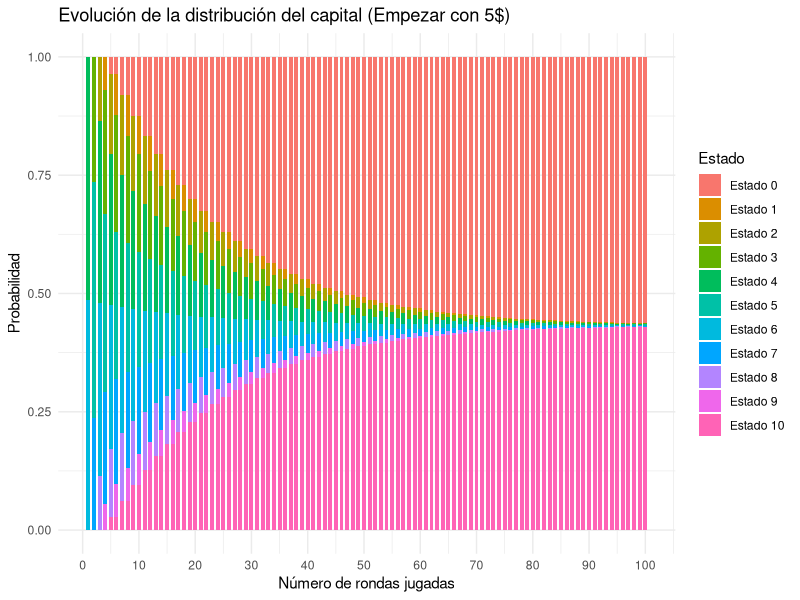

Write the R code that produced this figure. (Note: a time limit stopped this script after it produced the figure.)
#Codigó Realizado por Sergio Diaz Vera y Julián Espinosa


# Teoria ------------------------------------------------------------------

# Parámetros
N <- 10
p <- 18/37
q <- 19/37

# Construcción de la matriz P
P <- matrix(0, nrow = N+1, ncol = N+1)

P[1,1] <- 1     # estado 0 absorbente
P[N+1,N+1] <- 1 # estado N absorbente

for(i in 2:N){
  P[i, i-1] <- q
  P[i, i+1] <- p
}

# Distribución inicial: empezar con 5 dólares
lambda <- rep(0, N+1)
lambda[6] <- 1   

# Calcular lambda P^n para n <= 100
num_rounds <- 100
distributions <- matrix(0, nrow = num_rounds, ncol = N+1)

current <- lambda

for(n in 1:num_rounds){
  current <- current %*% P
  distributions[n,] <- current
}



# Graficos ----------------------------------------------------------------
library(ggplot2)
library(reshape2)


df <- as.data.frame(distributions)
df$round <- 1:num_rounds

df.m <- melt(df, id.vars = "round")
df.m$variable <- factor(df.m$variable,
                        labels = paste("Estado", 0:10))
ggplot(df.m, aes(x = round, y = value, fill = variable)) +
  geom_bar(stat = "identity", position = "stack", width = 0.7) +
  scale_x_continuous(breaks = seq(0, 100, by = 10)) +
  labs(
    title = "Evolución de la distribución del capital (Empezar con 5$)",
    x = "Número de rondas jugadas",
    y = "Probabilidad",
    fill = "Estado"
  ) +
  theme_minimal()



# Simulación Monte Carlo --------------------------------------------------

#librerias
library(dplyr)
library(tidyr)
library(gridExtra)

# Ruleta Europea (37 números: 0-36)
prob_europea <- list(
  color =18/37,          
  docena =12/37,
  seisena =6/37,
  cuadro =4/37,
  semipleno =2/37,
  pleno = 1/37)


# Ruleta Americana (38 números: 0, 00, 1-36)
prob_americana <- list(
  color =18/38,          
  docena =12/38,
  seisena =6/38,
  cuadro =4/38,
  semipleno =2/38,
  pleno = 1/38)


# Pagos según tipo de apuesta
pagos <- list(
  color = 1,           
  docena =2,
  seisena =5,
  cuadro =8,
  semipleno =17,
  pleno =35
)



simular_ruleta <- function(capital_inicial, objetivo, tipo_apuesta, 
                           tipo_ruleta = "europea", n_sim = 100000) {
  
  # Seleccionar probabilidades según tipo de ruleta
  probs <- if(tipo_ruleta == "europea") prob_europea else prob_americana
  p_ganar <- probs[[tipo_apuesta]]
  pago <- pagos[[tipo_apuesta]]
  
  # Vectores para almacenar resultados
  exito <- numeric(n_sim)
  tiempo_absorcion <- numeric(n_sim)
  
  for(sim in 1:n_sim) {
    capital <- capital_inicial
    pasos <- 0
    
    while(capital > 0 && capital < objetivo) {
      # Realizar apuesta de 1 unidad
      if(runif(1) < p_ganar) {
        capital <- capital + pago  # Gana
      } else {
        capital <- capital - 1      # Pierde
      }
      pasos <- pasos + 1
      
      # Límite de seguridad (evitar loops infinitos)
      if(pasos > 100000) break
    }
    
    exito[sim] <- ifelse(capital >= objetivo, 1, 0)
    tiempo_absorcion[sim] <- pasos
  }
  
  return(list(
    prob_exito = mean(exito),
    tiempo_medio = mean(tiempo_absorcion),
    tiempo_sd = sd(tiempo_absorcion),
    todos_tiempos = tiempo_absorcion,
    capital_inicial = capital_inicial,
    objetivo = objetivo,
    tipo_apuesta = tipo_apuesta,
    tipo_ruleta = tipo_ruleta
  ))
}

##Función teoria

calcular_teorico <- function(capital_inicial, objetivo, p_ganar) {
  q <- 1 - p_ganar
  N <- objetivo
  i <- capital_inicial
  
  if(p_ganar == 0.5) {
    # Caso juego justo
    h_i <- (N - i) / N  # Prob. ruina
    k_i <- i * N - i^2  # Tiempo esperado
  } else {
    # Caso juego no justo
    ratio <- q / p_ganar
    h_i <- (ratio^i - ratio^N) / (1 - ratio^N)
    k_i <- i/(q - p_ganar) - N/(q - p_ganar) * (1 - ratio^i)/(1 - ratio^N)
  }
  
  return(list(
    prob_exito = 1 - h_i,
    tiempo_esperado = k_i
  ))
}

## Función matriz transicion

construir_matriz_transicion <- function(capital_inicial, objetivo, p_ganar, pago) {
  N <- objetivo
  n_estados <- N + 1  # Estados de 0 a N
  P <- matrix(0, nrow = n_estados, ncol = n_estados)
  
  # Estado 0 (arruinado)
  P[1, 1] <- 1
  
  # Estado N (objetivo alcanzado)
  P[n_estados, n_estados] <- 1
  
  # Estados intermedios
  for(i in 1:(n_estados - 2)) {
    capital_actual <- i
    # Si gana
    nuevo_capital_ganar <- min(capital_actual + pago, N)
    P[i + 1, nuevo_capital_ganar + 1] <- p_ganar
    
    # Si pierde
    nuevo_capital_perder <- max(capital_actual - 1, 0)
    P[i + 1, nuevo_capital_perder + 1] <- 1 - p_ganar
  }
  
  return(P)
}



analizar_matriz <- function(P, capital_inicial, n_pasos = 100) {
  n_estados <- nrow(P)
  
  # Distribución inicial
  lambda <- rep(0, n_estados)
  lambda[capital_inicial + 1] <- 1  # +1 por indexación en R
  
  # Calcular distribuciones para n pasos
  distribuciones <- matrix(0, nrow = n_pasos + 1, ncol = n_estados)
  distribuciones[1, ] <- lambda
  
  P_n <- P
  for(n in 1:n_pasos) {
    lambda <- lambda %*% P_n
    distribuciones[n + 1, ] <- lambda
    P_n <- P_n %*% P
  }
  
  return(list(
    matriz = P,
    distribuciones = distribuciones,
    prob_absorcion_0 = distribuciones[n_pasos + 1, 1],
    prob_absorcion_N = distribuciones[n_pasos + 1, n_estados]
  ))
}

# ----------------------------------------------------------------------------
# FUNCIÓN: VISUALIZAR MATRIZ DE TRANSICIÓN
# ----------------------------------------------------------------------------

visualizar_matriz <- function(P, titulo = "Matriz de Transición") {
  n <- nrow(P)
  
  # Convertir a formato largo para ggplot
  df_matriz <- expand.grid(
    Estado_Origen = 0:(n-1),
    Estado_Destino = 0:(n-1)
  )
  df_matriz$Probabilidad <- as.vector(t(P))
  
  # Filtrar solo probabilidades > 0 para mejor visualización
  df_matriz <- df_matriz %>% filter(Probabilidad > 0.001)
  
  p <- ggplot(df_matriz, aes(x = Estado_Origen, y = Estado_Destino, 
                             fill = Probabilidad)) +
    geom_tile(color = "white", size = 0.5) +
    scale_fill_gradient(low = "#FFF5E1", high = "#C41E3A", 
                        limits = c(0, 1)) +
    labs(
      title = titulo,
      x = "Estado Actual (Capital)",
      y = "Estado Siguiente (Capital)",
      fill = "Probabilidad"
    ) +
    theme_minimal() +
    theme(
      plot.title = element_text(face = "bold", size = 12),
      panel.grid = element_blank()
    ) +
    coord_fixed()
  
  return(p)
}



# Simulaciones ------------------------------------------------------------


# Configuraciones a probar
configuraciones <- expand.grid(
  capital_inicial = c(5, 50),
  tipo_apuesta = c("color", "docena","seisena","cuadro","semipleno", "pleno"),
  tipo_ruleta = c("europea", "americana"),
  stringsAsFactors = FALSE
)

# Ejecutar simulaciones
cat("Ejecutando simulaciones...\n")
resultados <- list()

set.seed(11)
for(i in 1:nrow(configuraciones)) {
  config <- configuraciones[i, ]
  objetivo <- config$capital_inicial * 2  # Duplicar capital
  
  cat(sprintf("Simulación %d/%d: %s en ruleta %s (Capital: $%d)\n", 
              i, nrow(configuraciones), 
              config$tipo_apuesta, config$tipo_ruleta, config$capital_inicial))
  
  sim <- simular_ruleta(
    capital_inicial = config$capital_inicial,
    objetivo = objetivo,
    tipo_apuesta = config$tipo_apuesta,
    tipo_ruleta = config$tipo_ruleta,
    n_sim = 100000
  )
  
  resultados[[i]] <- sim
}



# Resultados --------------------------------------------------------------


# Crear dataframe con resultados
df_resultados <- data.frame(
  Capital_Inicial = sapply(resultados, function(x) x$capital_inicial),
  Objetivo = sapply(resultados, function(x) x$objetivo),
  Tipo_Apuesta = sapply(resultados, function(x) x$tipo_apuesta),
  Tipo_Ruleta = sapply(resultados, function(x) x$tipo_ruleta),
  Prob_Exito = sapply(resultados, function(x) x$prob_exito),
  Tiempo_Medio = sapply(resultados, function(x) x$tiempo_medio),
  Tiempo_SD = sapply(resultados, function(x) x$tiempo_sd)
)

# Añadir etiqueta descriptiva
df_resultados$Escenario <- paste0(
  "$", df_resultados$Capital_Inicial, "→$", df_resultados$Objetivo
)

# Imprimir tabla de resultados


print(df_resultados %>% 
        arrange(desc(Prob_Exito)) %>%
        mutate(
          Prob_Exito = sprintf("%.2f%%", Prob_Exito * 100),
          Tiempo_Medio = sprintf("%.1f ± %.1f", Tiempo_Medio, Tiempo_SD)
        ) %>%
        select(Escenario, Tipo_Apuesta, Tipo_Ruleta, Prob_Exito, Tiempo_Medio))

##Grafico 1

p1 <- ggplot(df_resultados, aes(x = Tipo_Apuesta, y = Prob_Exito * 100, 
                                fill = Tipo_Ruleta)) +
  geom_bar(stat = "identity", position = "dodge", alpha = 0.8) +
  facet_wrap(~ Escenario) +
  labs(
    title = "Probabilidad de Duplicar el Capital",
    subtitle = "Comparación por tipo de apuesta y ruleta",
    x = "Tipo de Apuesta",
    y = "Probabilidad de Éxito (%)",
    fill = "Tipo de Ruleta"
  ) +
  theme_minimal() +
  theme(
    plot.title = element_text(face = "bold", size = 14),
    axis.text.x = element_text(angle = 45, hjust = 1)
  ) +
  scale_fill_manual(values = c("europea" = "#2E86AB", "americana" = "#A23B72"))

##Grafico 2

p2 <- ggplot(df_resultados, aes(x = Tipo_Apuesta, y = Tiempo_Medio, 
                                fill = Tipo_Ruleta)) +
  geom_bar(stat = "identity", position = "dodge", alpha = 0.8) +
  geom_errorbar(
    aes(ymin = Tiempo_Medio - Tiempo_SD, ymax = Tiempo_Medio + Tiempo_SD),
    position = position_dodge(0.9),
    width = 0.2
  ) +
  facet_wrap(~ Escenario, scales = "free_y") +
  labs(
    title = "Tiempo Medio hasta Absorción",
    subtitle = "Número promedio de apuestas hasta duplicar capital o arruinarse",
    x = "Tipo de Apuesta",
    y = "Número de Apuestas (pasos)",
    fill = "Tipo de Ruleta"
  ) +
  theme_minimal() +
  theme(
    plot.title = element_text(face = "bold", size = 14),
    axis.text.x = element_text(angle = 45, hjust = 1)
  ) +
  scale_fill_manual(values = c("europea" = "#2E86AB", "americana" = "#A23B72"))

# Mostrar gráficos
print(p1)
print(p2)


# Simulado vs Teorico -----------------------------------------------------



# Comparar resultados para apuestas al color
comparacion <- data.frame()

for(i in 1:nrow(df_resultados)) {
  if(df_resultados$Tipo_Apuesta[i] == "color") {
    config <- df_resultados[i, ]
    
    probs <- if(config$Tipo_Ruleta == "europea") prob_europea else prob_americana
    p_ganar <- probs[["color"]]
    
    teorico <- calcular_teorico(config$Capital_Inicial, config$Objetivo, p_ganar)
    
    comparacion <- rbind(comparacion, data.frame(
      Escenario = config$Escenario,
      Ruleta = config$Tipo_Ruleta,
      Prob_Simulacion = config$Prob_Exito,
      Prob_Teorica = teorico$prob_exito,
      Tiempo_Simulacion = config$Tiempo_Medio,
      Tiempo_Teorico = teorico$tiempo_esperado,
      Error_Prob = abs(config$Prob_Exito - teorico$prob_exito),
      Error_Tiempo = abs(config$Tiempo_Medio - teorico$tiempo_esperado)
    ))
  }
}

cat("Apuestas al COLOR (Comparación Simulación vs Teoría):\n\n")
print(comparacion %>%
        mutate(
          Prob_Simulacion = sprintf("%.4f", Prob_Simulacion),
          Prob_Teorica = sprintf("%.4f", Prob_Teorica),
          Error_Prob = sprintf("%.4f", Error_Prob),
          Tiempo_Simulacion = sprintf("%.2f", Tiempo_Simulacion),
          Tiempo_Teorico = sprintf("%.2f", Tiempo_Teorico),
          Error_Tiempo = sprintf("%.2f", Error_Tiempo)
        ) %>%
        select(Escenario, Ruleta, Prob_Simulacion, Prob_Teorica, 
               Error_Prob, Tiempo_Simulacion, Tiempo_Teorico, Error_Tiempo))

cat(sprintf("\nError promedio en probabilidad: %.6f (%.4f%%)\n", 
            mean(comparacion$Error_Prob), 
            mean(comparacion$Error_Prob) * 100))
cat(sprintf("Error promedio en tiempo: %.4f pasos\n", 
            mean(comparacion$Error_Tiempo)))




# Conclusiones ------------------------------------------------------------



# Mejor estrategia por probabilidad de éxito
mejor_prob <- df_resultados %>% 
  group_by(Escenario) %>%
  slice_max(Prob_Exito, n = 1)

cat("🎯 MEJOR ESTRATEGIA PARA DUPLICAR CAPITAL:\n\n")
for(i in 1:nrow(mejor_prob)) {
  cat(sprintf("  • %s: Apostar a %s en ruleta %s (%.2f%% éxito, %.0f apuestas)\n",
              mejor_prob$Escenario[i],
              toupper(mejor_prob$Tipo_Apuesta[i]),
              mejor_prob$Tipo_Ruleta[i],
              mejor_prob$Prob_Exito[i] * 100,
              mejor_prob$Tiempo_Medio[i]))
}

# Mayor duración (más apuestas)
mayor_duracion <- df_resultados %>% 
  group_by(Escenario) %>%
  slice_max(Tiempo_Medio, n = 1)

cat("\n⏱️  ESTRATEGIA CON MAYOR DURACIÓN (más apuestas):\n\n")
for(i in 1:nrow(mayor_duracion)) {
  cat(sprintf("  • %s: Apostar a %s en ruleta %s (%.0f apuestas, %.2f%% éxito)\n",
              mayor_duracion$Escenario[i],
              toupper(mayor_duracion$Tipo_Apuesta[i]),
              mayor_duracion$Tipo_Ruleta[i],
              mayor_duracion$Tiempo_Medio[i],
              mayor_duracion$Prob_Exito[i] * 100))
}

# Comparación europea vs americana
cat("\n🌍 COMPARACIÓN RULETA EUROPEA VS AMERICANA:\n\n")
comp <- df_resultados %>%
  group_by(Escenario, Tipo_Apuesta) %>%
  summarise(
    Dif_Prob = diff(Prob_Exito)[1] * 100,
    .groups = "drop"
  )
cat(sprintf("  • La ruleta Americana ofrece en promedio %.2f%% menos probabilidad de éxito\n", 
            mean(comp$Dif_Prob)))
